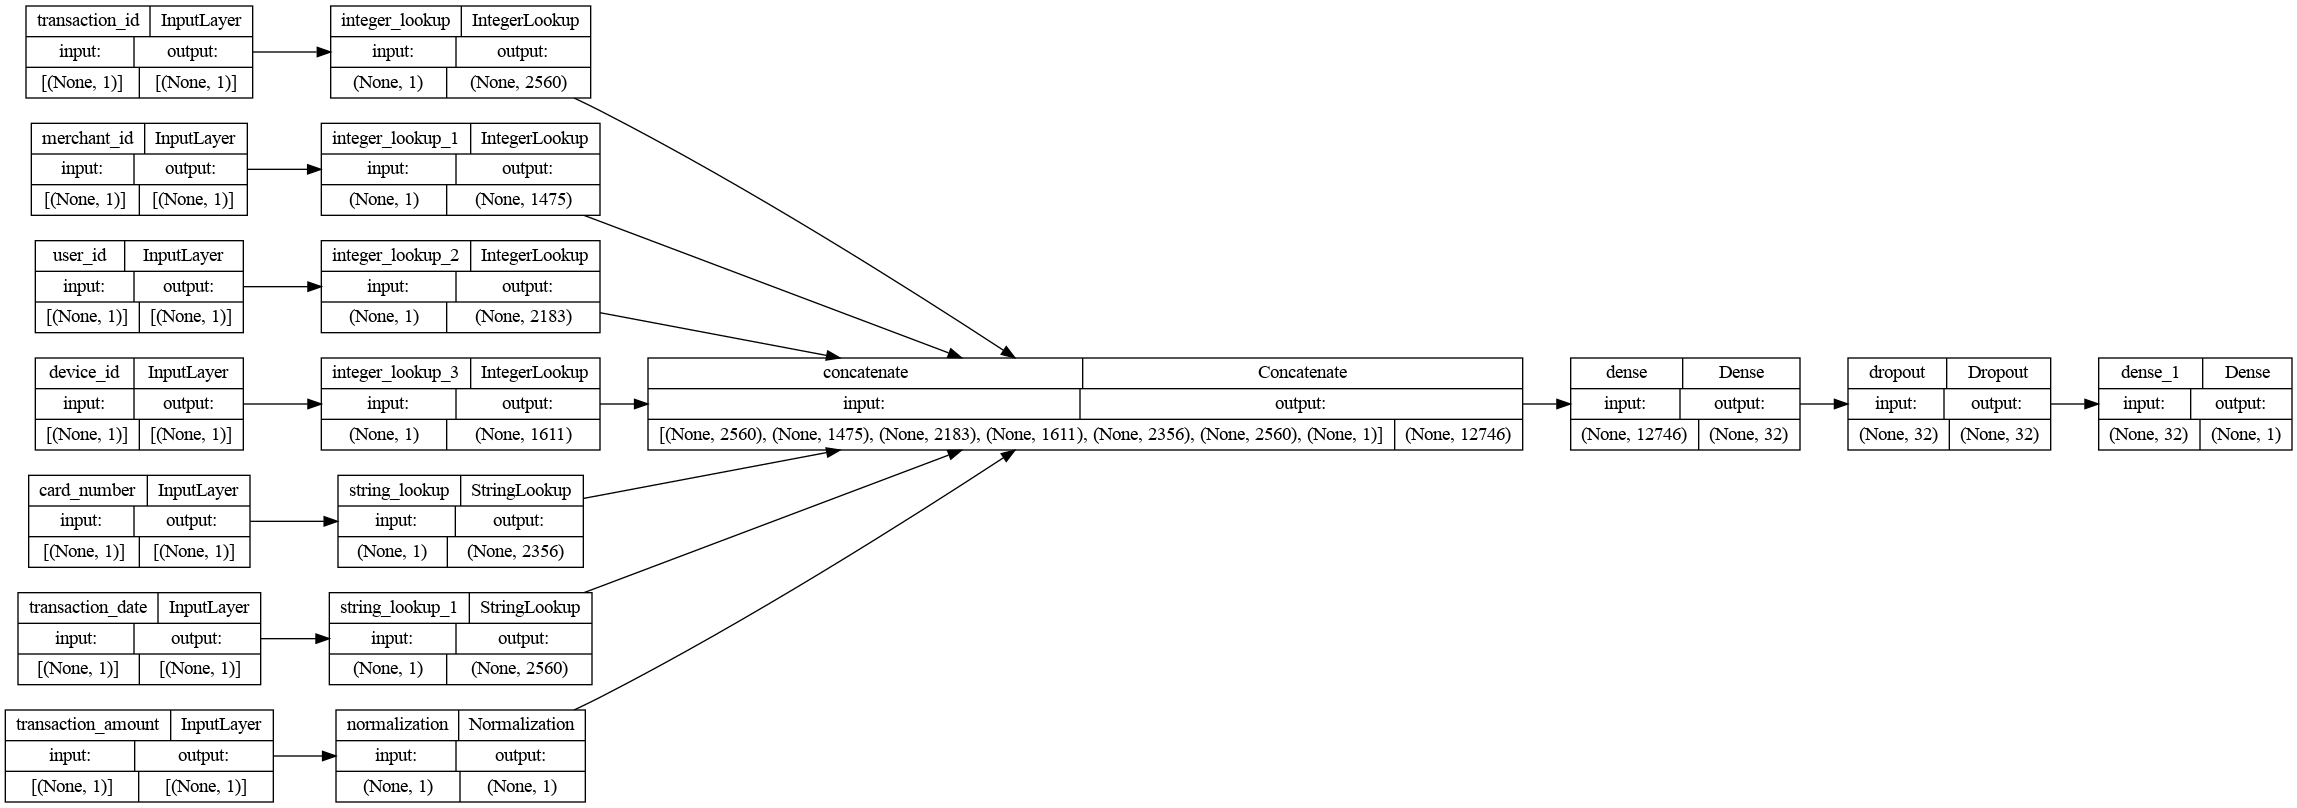

This figure's Python source:
import tensorflow as tf
import pandas as pd
from tensorflow import keras
from tensorflow.keras import layers
from tensorflow.keras.layers import IntegerLookup
from tensorflow.keras.layers import Normalization
from tensorflow.keras.layers import StringLookup


file_url = "https://gist.githubusercontent.com/paypro-tests/76993838e65d7e0f988f40f1b1909c97/raw/9ceae962009236d3570f46e59ce9aa334e4e290f/transactional-sample.csv"
dataframe = pd.read_csv(file_url)

val_dataframe = dataframe.sample(frac=0.2, random_state=2000)
train_dataframe = dataframe.drop(val_dataframe.index)


def dataframe_to_dataset(dataframe):
    dataframe = dataframe.copy()
    labels = dataframe.pop("has_cbk")
    ds = tf.data.Dataset.from_tensor_slices((dict(dataframe), labels))
    ds = ds.shuffle(buffer_size=len(dataframe))
    return ds


train_ds = dataframe_to_dataset(train_dataframe)
val_ds = dataframe_to_dataset(val_dataframe)

for x, y in train_ds.take(1):
    print("Input:", x)
    print("Target:", y)

train_ds = train_ds.batch(50)
val_ds = val_ds.batch(50)


def encode_numerical_feature(feature, name, dataset):
    normalizer = Normalization()

    feature_ds = dataset.map(lambda x, y: x[name])
    feature_ds = feature_ds.map(lambda x: tf.expand_dims(x, -1))

    normalizer.adapt(feature_ds)

    encoded_feature = normalizer(feature)
    return encoded_feature


def encode_categorical_feature(feature, name, dataset, is_string):
    lookup_class = StringLookup if is_string else IntegerLookup

    lookup = lookup_class(output_mode="binary")

    feature_ds = dataset.map(lambda x, y: x[name])
    feature_ds = feature_ds.map(lambda x: tf.expand_dims(x, -1))

    lookup.adapt(feature_ds)

    encoded_feature = lookup(feature)
    return encoded_feature


transaction_id = keras.Input(shape=(1,), name="transaction_id", dtype="int64")
merchant_id = keras.Input(shape=(1,), name="merchant_id", dtype="int64")
user_id = keras.Input(shape=(1,), name="user_id", dtype="int64")
card_number = keras.Input(shape=(1,), name="card_number", dtype="string")
transaction_date = keras.Input(
    shape=(1,), name="transaction_date", dtype="string")
transaction_amount = keras.Input(shape=(1,), name="transaction_amount")
device_id = keras.Input(shape=(1,), name="device_id", dtype="int64")

all_inputs = [
    transaction_id,
    merchant_id,
    user_id,
    card_number,
    transaction_date,
    transaction_amount,
    device_id,
]

# Integer categorical features
transaction_id_encoded = encode_categorical_feature(
    transaction_id, "transaction_id", train_ds, False)
merchant_id_encoded = encode_categorical_feature(
    merchant_id, "merchant_id", train_ds, False)
user_id_encoded = encode_categorical_feature(
    user_id, "user_id", train_ds, False)
device_id_encoded = encode_categorical_feature(
    device_id, "device_id", train_ds, False)

# String categorical features
card_number_encoded = encode_categorical_feature(
    card_number, "card_number", train_ds, True)
transaction_date_encoded = encode_categorical_feature(
    transaction_date, "transaction_date", train_ds, True)

# Numerical features
transaction_amount_encoded = encode_numerical_feature(
    transaction_amount, "transaction_amount", train_ds)

all_features = layers.concatenate(
    [
        transaction_id_encoded,
        merchant_id_encoded,
        user_id_encoded,
        device_id_encoded,
        card_number_encoded,
        transaction_date_encoded,
        transaction_amount_encoded,
    ]
)
x = layers.Dense(32, activation="relu")(all_features)
x = layers.Dropout(0.5)(x)
output = layers.Dense(1, activation="sigmoid")(x)
model = keras.Model(all_inputs, output)
model.compile("adam", "binary_crossentropy", metrics=["accuracy"])

keras.utils.plot_model(model, show_shapes=True, rankdir="LR")

model.fit(train_ds, epochs=50, validation_data=val_ds)

model.save("model")
